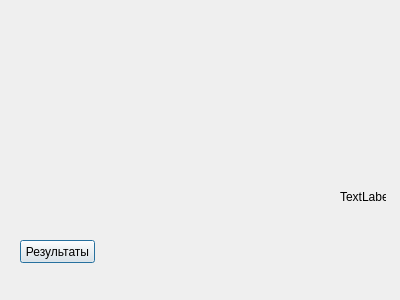
<?xml version="1.0" encoding="UTF-8"?>
<ui version="4.0">
 <class>dealer_cards</class>
 <widget class="QDialog" name="dealer_cards">
  <property name="geometry">
   <rect>
    <x>0</x>
    <y>0</y>
    <width>400</width>
    <height>300</height>
   </rect>
  </property>
  <property name="windowTitle">
   <string>Dialog</string>
  </property>
  <widget class="QPushButton" name="pushButton">
   <property name="geometry">
    <rect>
     <x>20</x>
     <y>240</y>
     <width>75</width>
     <height>23</height>
    </rect>
   </property>
   <property name="text">
    <string>Результаты</string>
   </property>
  </widget>
  <widget class="QLabel" name="label">
   <property name="geometry">
    <rect>
     <x>340</x>
     <y>190</y>
     <width>46</width>
     <height>13</height>
    </rect>
   </property>
   <property name="text">
    <string>TextLabel</string>
   </property>
  </widget>
 </widget>
 <resources/>
 <connections/>
</ui>
